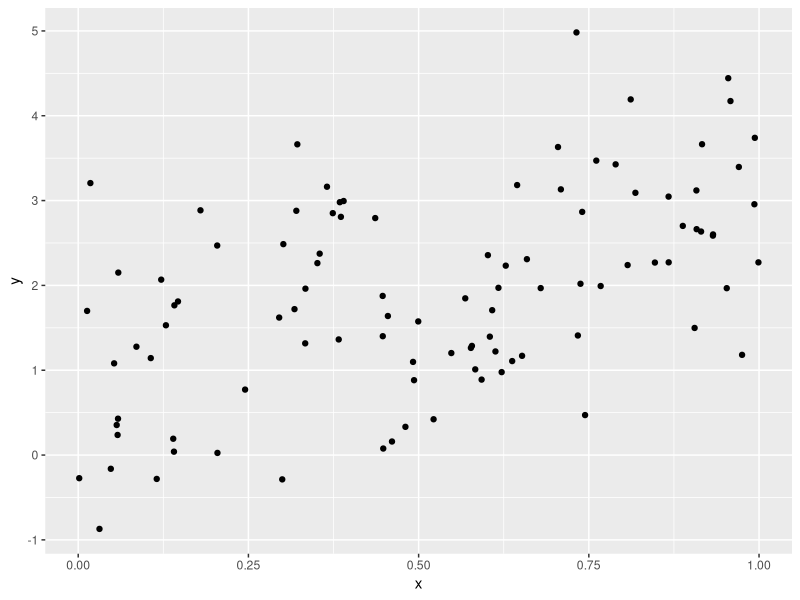

Source code (R):
## ---- chunk 1
library(tidyverse)

plot_df = 
  tibble(
    x = runif(100),
    y = 1 + 2*x +rnorm(100)
  )

plot_df |>
  ggplot(aes(x = x, y = y)) +
  geom_point()
  

